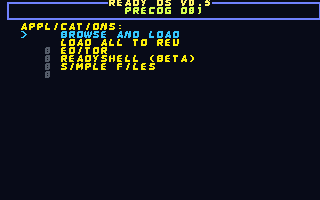
#> input picture C77Cyberpunk77/screenshots/c77-cyberpunk-77-charrom/01_launcher.png, 320 x 200 px
$ python -i make_c77_crt_gallery.py   (imports and definitions only)
#> lines starting #> are read from the running program, lines starting #| are printed output that depends on the picture
#> further down, picture is the input picture: PIL image 320x200 RGB; mean R, G, B 17.6, 21.5, 29.8
#!/usr/bin/env python3
"""Render scanline previews from frames captured during VICE CRT-mode runs."""

import argparse
from pathlib import Path

from PIL import Image, ImageDraw, ImageEnhance, ImageFilter, ImageFont


ROOT = Path(__file__).resolve().parents[1]
ROM = ROOT / "assets/c77-photo-reconstruction-readyos-v3-chargen.bin"
LABELS = (
    "00_loader", "01_launcher", "02_editor", "03_readyshell",
    "04_simplefiles", "05_clipmgr", "06_readybasic", "07_cal26",
    "08_tasklist", "09_reuviewer", "10_sysinfo", "11_quicknotes",
    "12_calcplus", "13_hexview", "14_simplecells", "15_game2048",
    "16_deminer", "17_dizzy", "18_readyirc", "19_ucitest", "20_readme",
)
FEATURED = (
    "01_launcher", "03_readyshell", "04_simplefiles",
    "10_sysinfo", "18_readyirc", "20_readme",
)


# [30 lines left out: function verify_bank1_font, not called in this run]


def crt_render(source: Image.Image) -> Image.Image:
    image = source.convert("RGB").resize((960, 600), Image.Resampling.NEAREST)
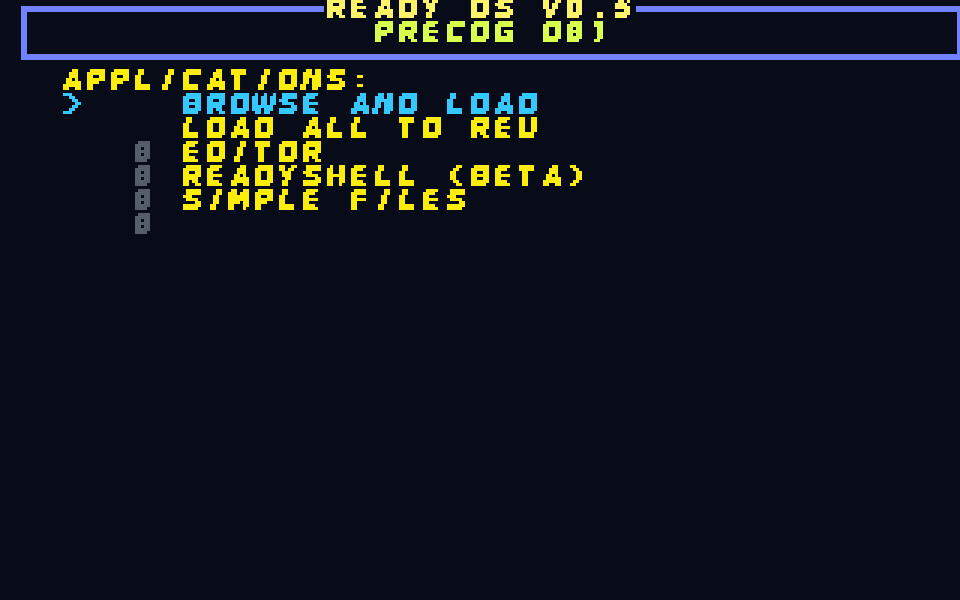
#> image: PIL image 960x600 RGB; mean R, G, B 17.6, 21.5, 29.8
    image = image.filter(ImageFilter.Kernel((3, 3), (0, 0, 0, 0.15, 0.70, 0.15, 0, 0, 0)))
    image = ImageEnhance.Color(image).enhance(1.08)

    scanlines = Image.new("RGBA", image.size, (0, 0, 0, 0))
#> scanlines: PIL image 960x600 RGBA; every value is 0
    draw = ImageDraw.Draw(scanlines)
    for y in range(2, image.height, 3):
        draw.line((0, y, image.width, y), fill=(0, 0, 10, 150))
    image = Image.alpha_composite(image.convert("RGBA"), scanlines).convert("RGB")
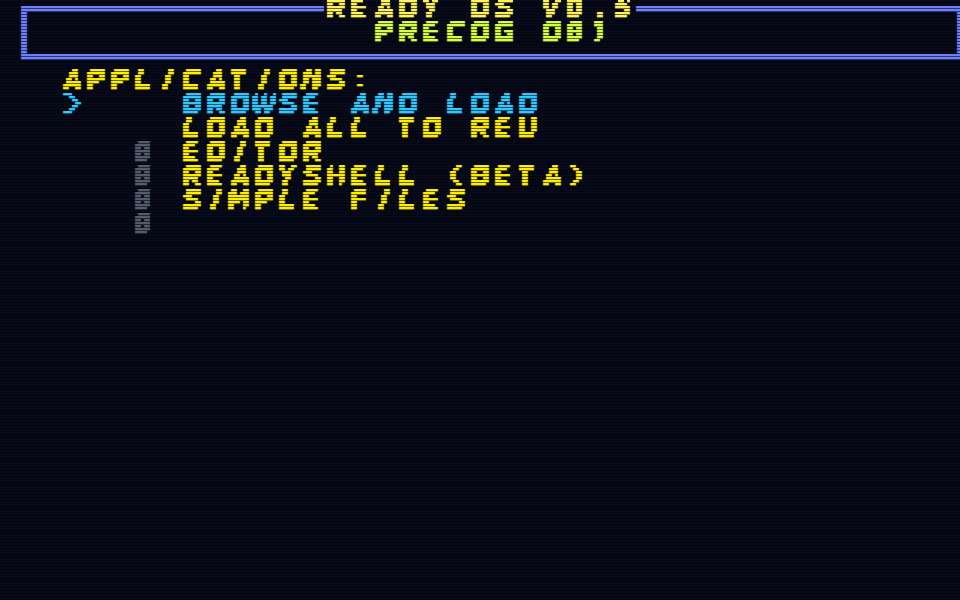
#> image: PIL image 960x600 RGB; mean R, G, B 13.4, 16.5, 25.7

    # A restrained edge falloff approximates the darker visible area of a CRT
    # without distorting the 40x25 text grid.
    shade = Image.new("L", image.size, 255)
#> shade: PIL image 960x600 L; every value is 255
    shade_draw = ImageDraw.Draw(shade)
    for inset, alpha in ((0, 190), (6, 208), (12, 226), (18, 242)):
        shade_draw.rectangle(
            (inset, inset, image.width - 1 - inset, image.height - 1 - inset),
            outline=alpha,
            width=6,
        )
    black = Image.new("RGB", image.size, (0, 0, 5))
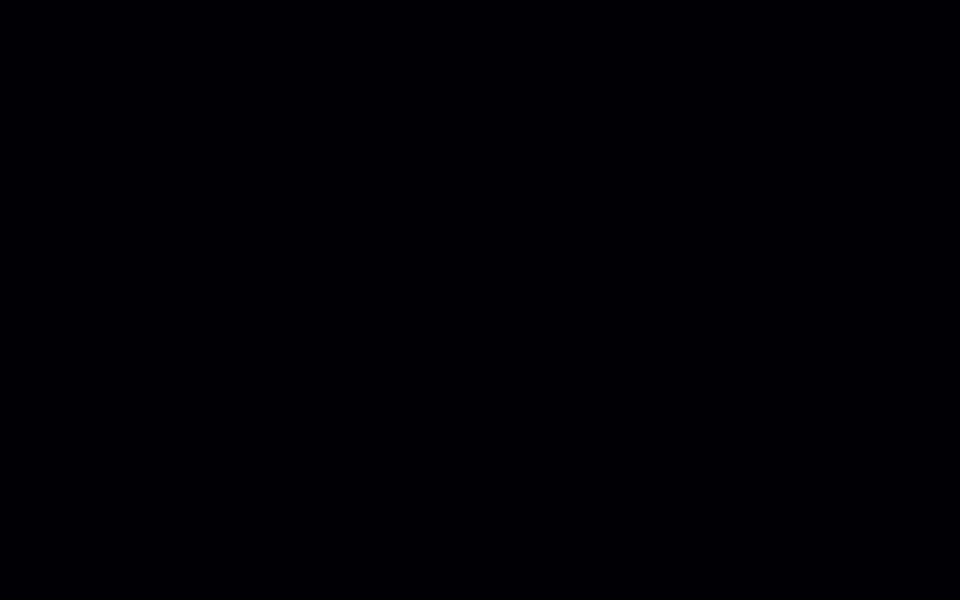
#> black: PIL image 960x600 RGB; mean R, G, B 0, 0, 5
    return Image.composite(image, black, shade)


# [89 lines left out: function main, not called in this run]


# [2 lines not run here, left out]

>>> from PIL import Image
>>> picture = Image.open('../screenshots/c77-cyberpunk-77-charrom/01_launcher.png')
>>> result = crt_render(picture)

$ run again, on C77Cyberpunk77/screenshots/c77-cyberpunk-77-charrom/04_simplefiles.png
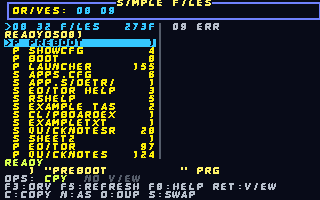
#> input picture C77Cyberpunk77/screenshots/c77-cyberpunk-77-charrom/04_simplefiles.png, 320 x 200 px
#> picture is the input picture: PIL image 320x200 RGB; mean R, G, B 35.6, 40.9, 38.1
#> in crt_render, `image = source.convert("RGB").resize((960, 600), Image.Resampling.NEAR..`:
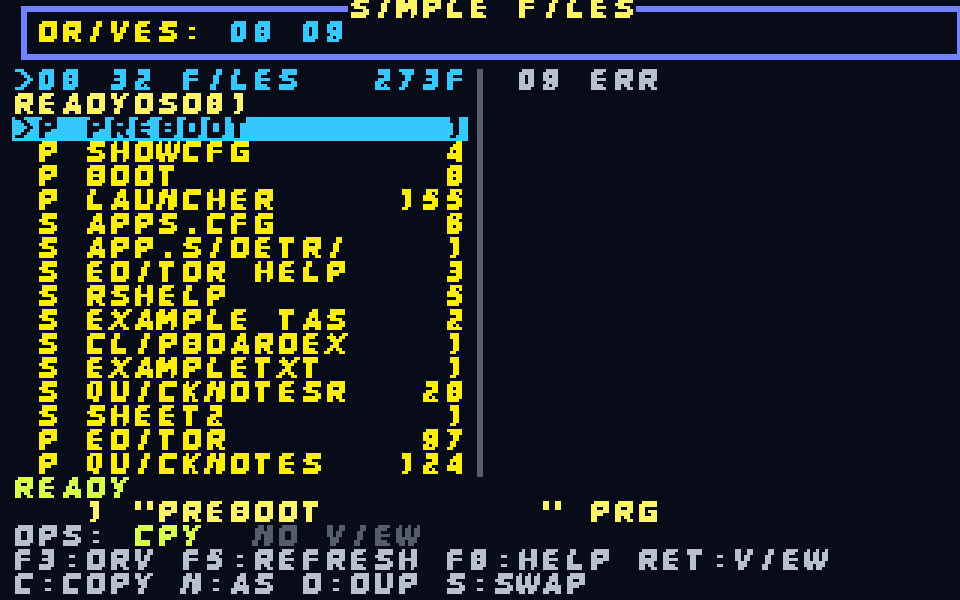
#> image: PIL image 960x600 RGB; mean R, G, B 35.6, 40.9, 38.1
#> scanlines: PIL image 960x600 RGBA; every value is 0
#> in crt_render, `image = Image.alpha_composite(image.convert("RGBA"), scanlines).conver..`:
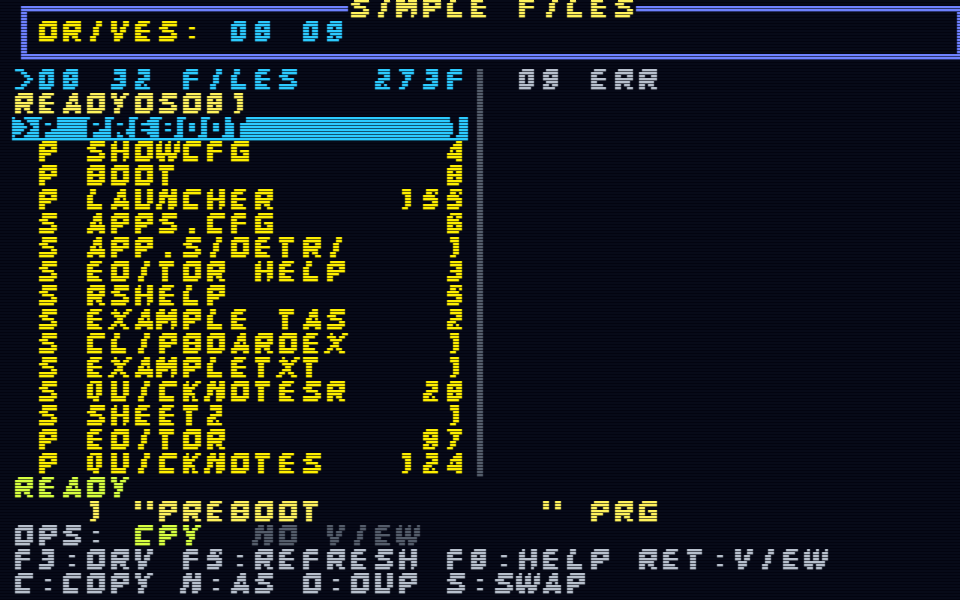
#> image: PIL image 960x600 RGB; mean R, G, B 27.8, 32.3, 32
#> shade: PIL image 960x600 L; every value is 255

$ run again, on C77Cyberpunk77/screenshots/c77-cyberpunk-77-charrom/09_reuviewer.png
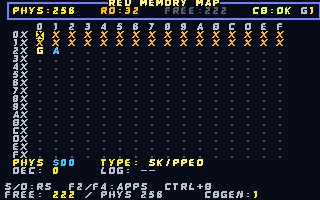
#> input picture C77Cyberpunk77/screenshots/c77-cyberpunk-77-charrom/09_reuviewer.png, 320 x 200 px
#> picture is the input picture: PIL image 320x200 RGB; mean R, G, B 26.1, 28.6, 36.9
#> in crt_render, `image = source.convert("RGB").resize((960, 600), Image.Resampling.NEAR..`:
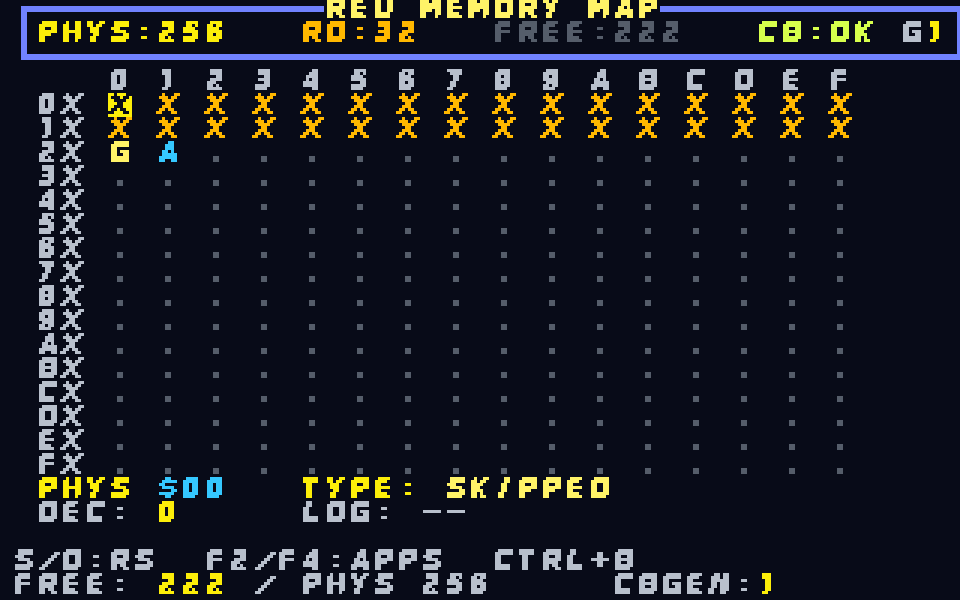
#> image: PIL image 960x600 RGB; mean R, G, B 26.1, 28.6, 36.9
#> scanlines: PIL image 960x600 RGBA; every value is 0
#> in crt_render, `image = Image.alpha_composite(image.convert("RGBA"), scanlines).conver..`:
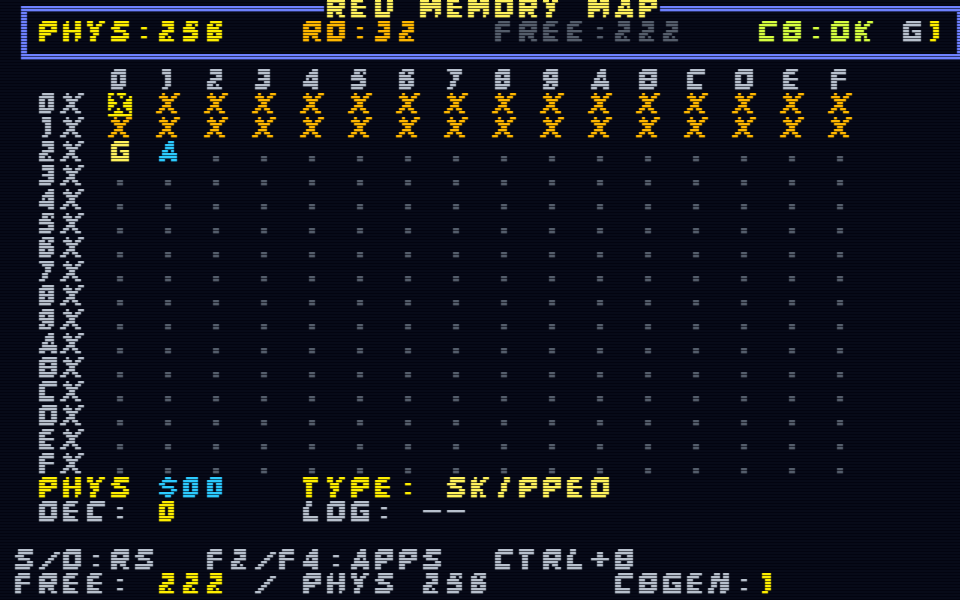
#> image: PIL image 960x600 RGB; mean R, G, B 20.2, 22.2, 31.6
#> shade: PIL image 960x600 L; every value is 255
